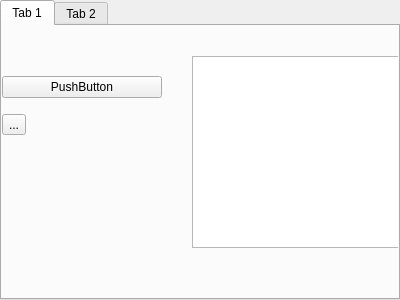
<?xml version="1.0" encoding="UTF-8"?>
<ui version="4.0">
 <class>TabWidget</class>
 <widget class="QTabWidget" name="TabWidget">
  <property name="geometry">
   <rect>
    <x>0</x>
    <y>0</y>
    <width>400</width>
    <height>300</height>
   </rect>
  </property>
  <property name="windowTitle">
   <string>TabWidget</string>
  </property>
  <property name="currentIndex">
   <number>0</number>
  </property>
  <widget class="QWidget" name="tab">
   <attribute name="title">
    <string>Tab 1</string>
   </attribute>
   <widget class="QWidget" name="verticalLayoutWidget">
    <property name="geometry">
     <rect>
      <x>0</x>
      <y>40</y>
      <width>160</width>
      <height>80</height>
     </rect>
    </property>
    <layout class="QVBoxLayout" name="verticalLayout">
     <item>
      <widget class="QPushButton" name="pushButton">
       <property name="text">
        <string>PushButton</string>
       </property>
      </widget>
     </item>
     <item>
      <widget class="QToolButton" name="toolButton">
       <property name="text">
        <string>...</string>
       </property>
      </widget>
     </item>
    </layout>
   </widget>
   <widget class="QListView" name="listView">
    <property name="geometry">
     <rect>
      <x>190</x>
      <y>30</y>
      <width>256</width>
      <height>192</height>
     </rect>
    </property>
   </widget>
  </widget>
  <widget class="QWidget" name="tab">
   <attribute name="title">
    <string>Tab 2</string>
   </attribute>
   <widget class="QTreeView" name="treeView">
    <property name="geometry">
     <rect>
      <x>0</x>
      <y>10</y>
      <width>256</width>
      <height>192</height>
     </rect>
    </property>
   </widget>
  </widget>
 </widget>
 <resources/>
 <connections/>
</ui>
